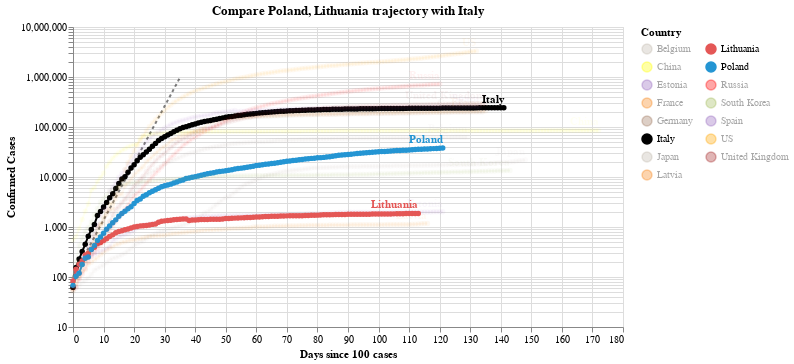

This figure's notebook cell:
### Code cell
#hide_input
chart2 = make_since_chart(dff2, ['Poland', 'Lithuania'], baseline_countries)
chart2

### Figure 1 — Vega-Lite specification as saved in the notebook (floating-point values rounded to 4 significant figures; data arrays with more than 128 entries replaced by an {"elided": "..."} marker saying what was removed)
{"config": {"view": {"continuousWidth": 400, "continuousHeight": 300}}, "layer": [{"data": {"name": "data-628230001892d6798b50651be41d1b3e"}, "mark": {"type": "line", "color": "black", "opacity": 0.5, "strokeDash": [3, 3]}, "encoding": {"x": {"type": "quantitative", "field": "Days since 100 cases"}, "y": {"type": "quantitative", "field": "Confirmed Cases"}}}, {"data": {"name": "data-56bbd19b94d60ffac6d3d1c54a543190"}, "mark": {"type": "line", "point": true}, "encoding": {"color": {"type": "nominal", "field": "Country", "legend": {"columns": 2}, "scale": {"domain": ["Belgium", "China", "Estonia", "France", "Germany", "Italy", "Japan", "Latvia", "Lithuania", "Poland", "Russia", "South Korea", "Spain", "US", "United Kingdom"], "range": ["#C1B7AD", "yellow", "#9467bd", "#F58518", "#9D755D", "black", "#C1B7AD", "#F58518", "#E45756", "#2495D3", "red", "#A1BA59", "#9467bd", "orange", "brown"]}}, "opacity": {"condition": {"value": 1, "selection": "selector010"}, "value": 0.05}, "tooltip": [{"type": "nominal", "field": "Country"}, {"type": "temporal", "field": "Date"}, {"type": "quantitative", "field": "Confirmed Cases"}, {"type": "quantitative", "field": "Days since 100 cases"}], "x": {"type": "quantitative", "field": "Days since 100 cases"}, "y": {"type": "quantitative", "field": "Confirmed Cases", "scale": {"type": "log"}}}, "selection": {"selector010": {"type": "multi", "fields": ["Country"], "bind": "legend", "init": [{"Country": "Poland"}, {"Country": "Lithuania"}, {"Country": "Italy"}]}}, "width": 550}, {"data": {"name": "data-56bbd19b94d60ffac6d3d1c54a543190"}, "mark": {"type": "text", "align": "right", "dy": -8, "fontWeight": "bold"}, "encoding": {"color": {"type": "nominal", "field": "Country", "legend": {"columns": 2}, "scale": {"domain": ["Belgium", "China", "Estonia", "France", "Germany", "Italy", "Japan", "Latvia", "Lithuania", "Poland", "Russia", "South Korea", "Spain", "US", "United Kingdom"], "range": ["#C1B7AD", "yellow", "#9467bd", "#F58518", "#9D755D", "black", "#C1B7AD", "#F58518", "#E45756", "#2495D3", "red", "#A1BA59", "#9467bd", "orange", "brown"]}}, "opacity": {"condition": {"value": 1, "selection": "selector010"}, "value": 0.05}, "text": {"type": "nominal", "field": "Country"}, "tooltip": [{"type": "nominal", "field": "Country"}, {"type": "temporal", "field": "Date"}, {"type": "quantitative", "field": "Confirmed Cases"}, {"type": "quantitative", "field": "Days since 100 cases"}], "x": {"type": "quantitative", "field": "Days since 100 cases"}, "y": {"type": "quantitative", "field": "Confirmed Cases", "scale": {"type": "log"}}}, "transform": [{"filter": "(datum['Date'] >= 1594512000000)"}], "width": 550}], "title": "Compare Poland, Lithuania trajectory with Italy", "$schema": "https://vega.github.io/schema/vega-lite/v4.0.2.json", "datasets": {"data-628230001892d6798b50651be41d1b3e": [{"Days since 100 cases": 0, "Confirmed Cases": 100.0}, {"Days since 100 cases": 1, "Confirmed Cases": 130.0}, {"Days since 100 cases": 2, "Confirmed Cases": 169.0}, {"Days since 100 cases": 3, "Confirmed Cases": 219.7}, {"Days since 100 cases": 4, "Confirmed Cases": 285.6}, {"Days since 100 cases": 5, "Confirmed Cases": 371.3}, {"Days since 100 cases": 6, "Confirmed Cases": 482.7}, {"Days since 100 cases": 7, "Confirmed Cases": 627.5}, {"Days since 100 cases": 8, "Confirmed Cases": 815.7}, {"Days since 100 cases": 9, "Confirmed Cases": 1060.0}, {"Days since 100 cases": 10, "Confirmed Cases": 1379.0}, {"Days since 100 cases": 11, "Confirmed Cases": 1792.0}, {"Days since 100 cases": 12, "Confirmed Cases": 2330.0}, {"Days since 100 cases": 13, "Confirmed Cases": 3029.0}, {"Days since 100 cases": 14, "Confirmed Cases": 3937.0}, {"Days since 100 cases": 15, "Confirmed Cases": 5119.0}, {"Days since 100 cases": 16, "Confirmed Cases": 6654.0}, {"Days since 100 cases": 17, "Confirmed Cases": 8650.0}, {"Days since 100 cases": 18, "Confirmed Cases": 11250.0}, {"Days since 100 cases": 19, "Confirmed Cases": 14620.0}, {"Days since 100 cases": 20, "Confirmed Cases": 19000.0}, {"Days since 100 cases": 21, "Confirmed Cases": 24710.0}, {"Days since 100 cases": 22, "Confirmed Cases": 32120.0}, {"Days since 100 cases": 23, "Confirmed Cases": 41750.0}, {"Days since 100 cases": 24, "Confirmed Cases": 54280.0}, {"Days since 100 cases": 25, "Confirmed Cases": 70560.0}, {"Days since 100 cases": 26, "Confirmed Cases": 91730.0}, {"Days since 100 cases": 27, "Confirmed Cases": 119300.0}, {"Days since 100 cases": 28, "Confirmed Cases": 155000.0}, {"Days since 100 cases": 29, "Confirmed Cases": 201500.0}, {"Days since 100 cases": 30, "Confirmed Cases": 262000.0}, {"Days since 100 cases": 31, "Confirmed Cases": 340600.0}, {"Days since 100 cases": 32, "Confirmed Cases": 442800.0}, {"Days since 100 cases": 33, "Confirmed Cases": 575600.0}, {"Days since 100 cases": 34, "Confirmed Cases": 748300.0}, {"Days since 100 cases": 35, "Confirmed Cases": 972800.0}], "data-56bbd19b94d60ffac6d3d1c54a543190": {"elided": "2008 records"}}}
